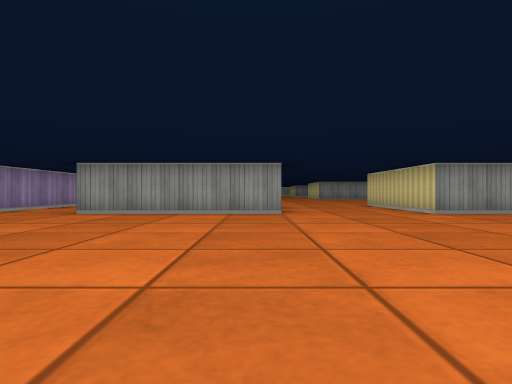
view 1 (above)

19 first-person views from a walk through a cub3D maze. The camera is about half as high as the walls, looks level and sees 75° across. The floor is counted in squares. Each view is taken from the middle of a square. On the plan, view 1 faces up. The plan holds only what a view shows up to about 9 squares ahead; the rest is blank.

view 2
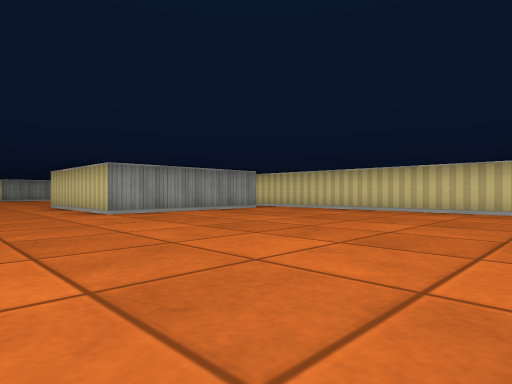

view 3
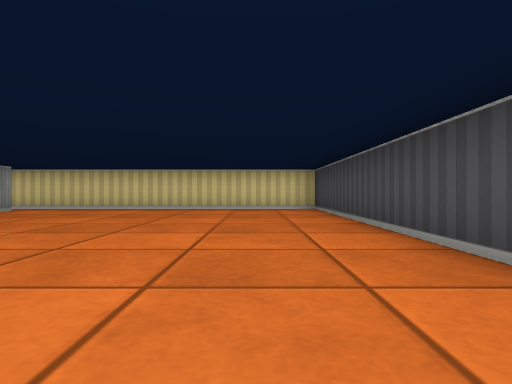

view 4
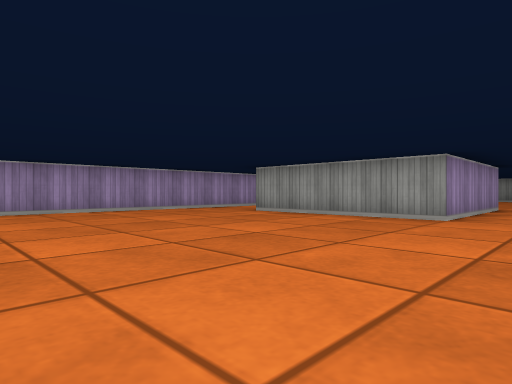

view 5
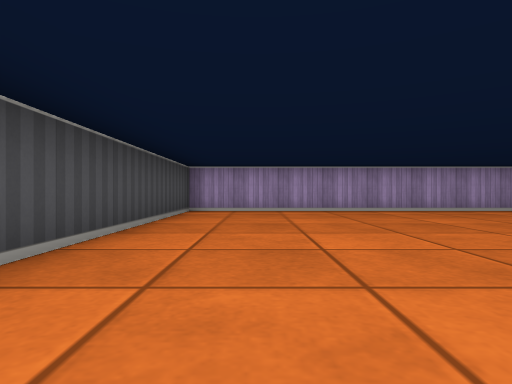

view 6
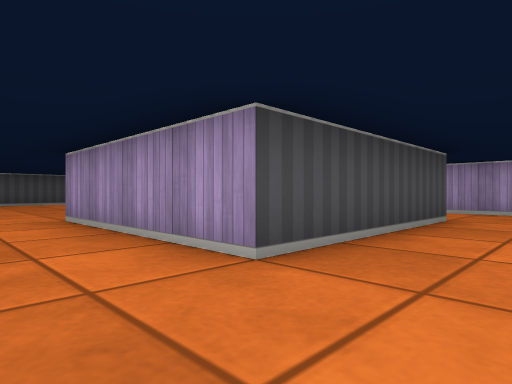

view 7
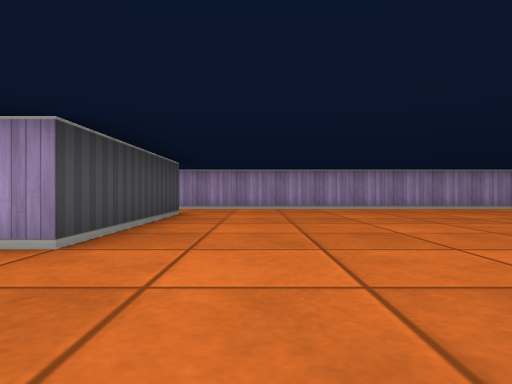

view 8
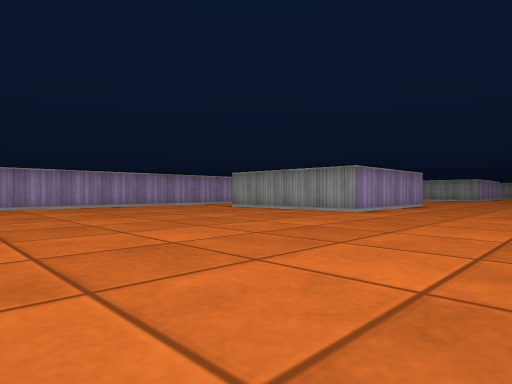

view 9
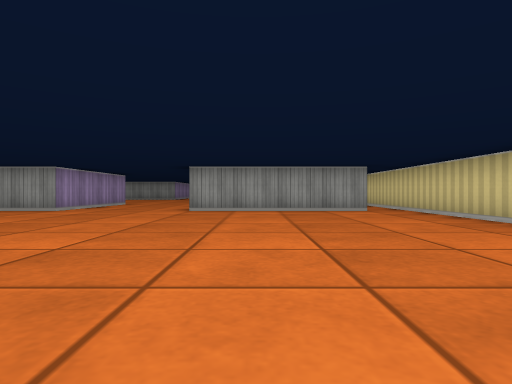

view 10
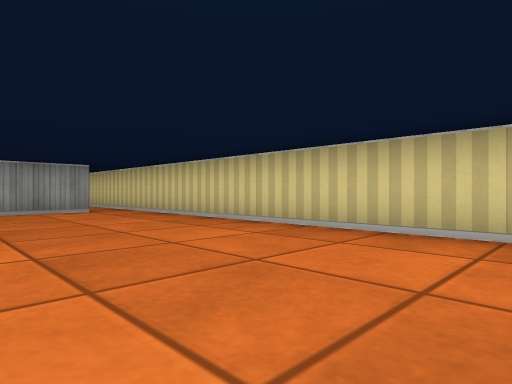

view 11
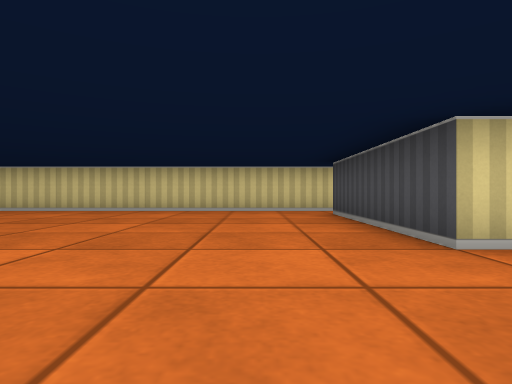

view 12
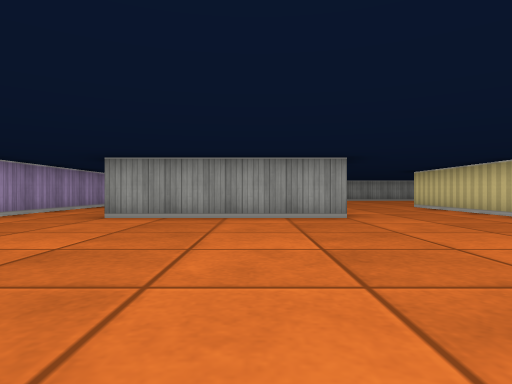

view 13
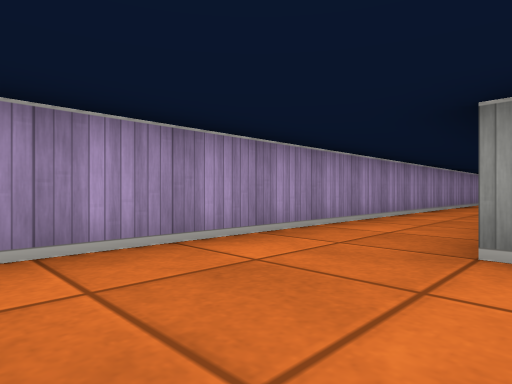

view 14
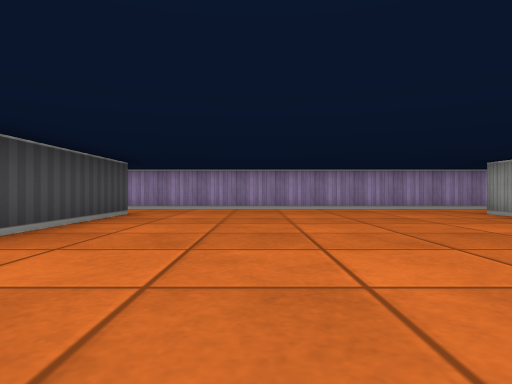

view 15
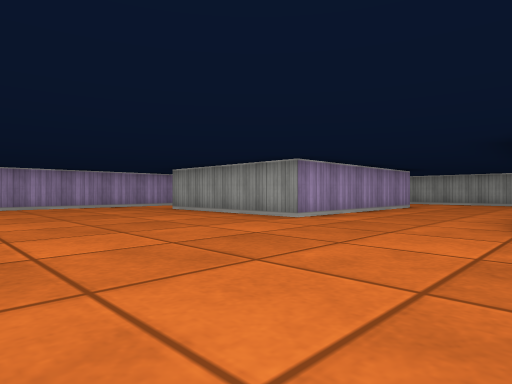

view 16
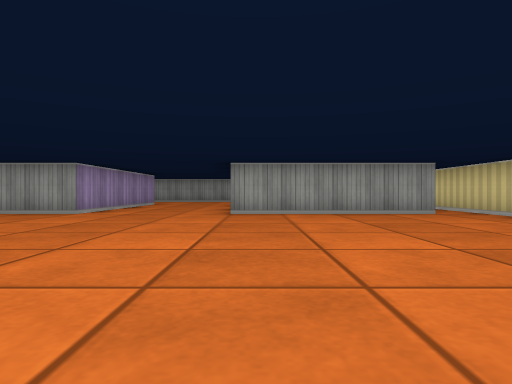

view 17
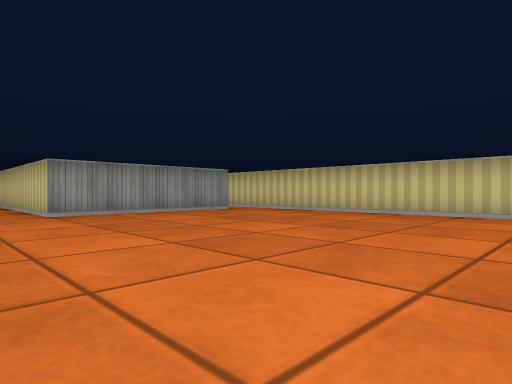

view 18
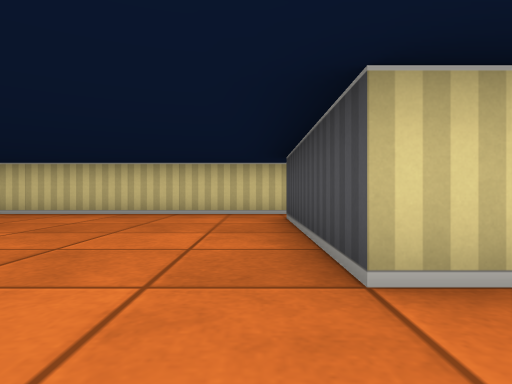

view 19
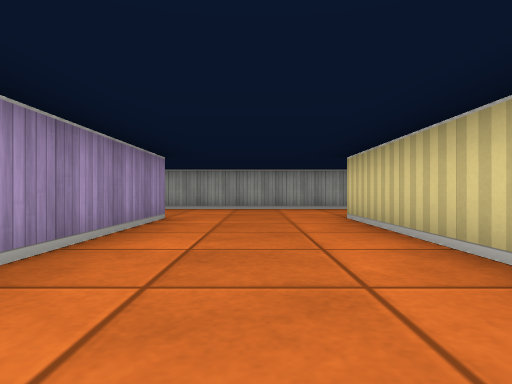

### Floor plan
Points are (right, up) in squares from view 1. A wall is a line through its corners. A room is listed if a view was taken in it or the views show most of it. See-through windows are left out.
Room 1 (views 1, 2, 3, 4, 5, 6, 7, 8, 9, 10, 11, 12, 13, 14, 15, 16, 17, 18, 19)
walls: (3.5, 18.9) (3.5, 22.5) (7.4, 22.5); (0.5, 21.2) (0.5, 18.5) (-3.5, 18.5); (-3.5, 22.5) (-0.2, 22.5); (7.6, 18.5) (3.5, 18.5); (8.5, 22.4) (8.5, 31.4); (-3.5, 10.5) (0.5, 10.5) (0.5, 6.5) (-3.5, 6.5); (8.5, 10.2) (8.5, 20.2); (7.5, 6.5) (3.5, 6.5) (3.5, 10.5) (7.5, 10.5); (7.6, 29.5) (3.5, 29.5) (3.5, 34.5); (-5.5, 30.9) (-5.5, -0.5) (0.1, -0.5); (0.5, 34.5) (0.5, 29.5) (-3.5, 29.5); (1.9, -0.5) (8.5, -0.5) (8.5, 7.2); (4.4, 37.5) (-0.4, 37.5)

Positions as (right, up) in squares from view 1, and headings:
1: (0, 0), facing up
2: (1, 0), facing up-right
3: (0, 1), facing right
4: (2, 1), facing up-left
5: (2, 1), facing left
6: (2, 12), facing down-left
7: (3, 12), facing left
8: (4, 12), facing up-left
9: (5, 11), facing up
10: (5, 11), facing up-right
11: (1, 12), facing right
12: (-1, 13), facing up
13: (-3, 16), facing up-left
14: (3, 25), facing left
15: (4, 25), facing up-left
16: (4, 23), facing up
17: (2, 23), facing up-right
18: (2, 23), facing right
19: (2, 29), facing up
